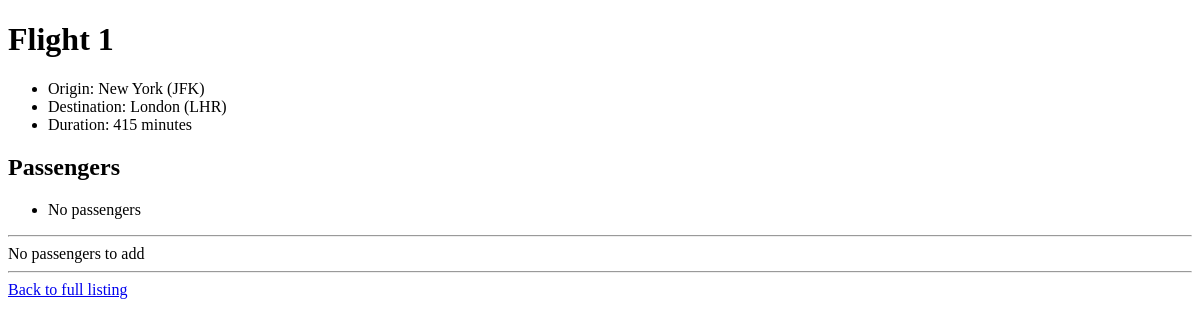
Before: /1 with the older database file.
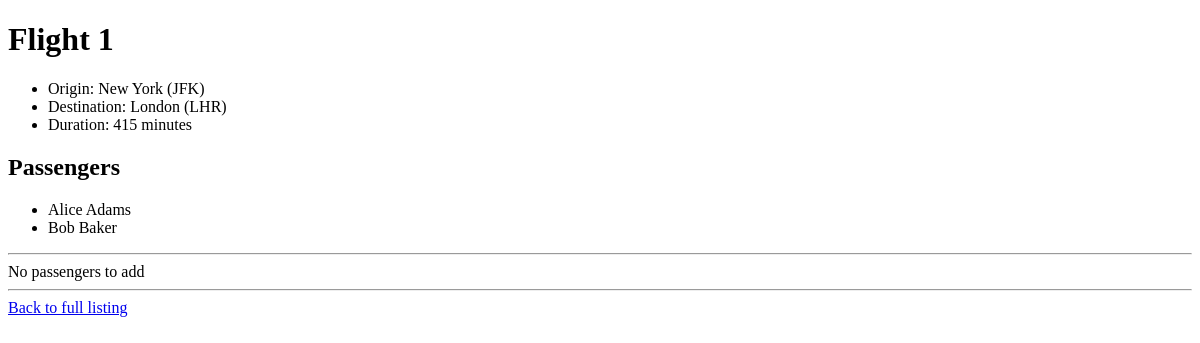
After: the same page with the newer database file.
### flights/models.py (models this page shows, shortened)
class Flight(models.Model):
    origin = models.ForeignKey(Airport, on_delete=models.CASCADE, related_name='departures')
    destination = models.ForeignKey(Airport, on_delete=models.CASCADE, related_name='arrivals')
    duration = models.IntegerField()

class Airport(models.Model):
    code= models.CharField(max_length=3)
    city = models.CharField(max_length=64)
    def __str__(self):
        return f'{self.city} ({self.code})'

class Passenger(models.Model):
    first = models.CharField(max_length=64)
    last = models.CharField(max_length=64)
    flights = models.ManyToManyField(Flight, blank=True, related_name='passengers')
    def __str__(self):
        return f'{self.first} {self.last}'

### flights/views.py (the view)
# urls.py: path('<int:flight_id>', views.flight, name='flight'),
def flight(request, flight_id):
    try:
        flight = Flight.objects.get(pk=flight_id)
    except Flight.DoesNotExist:
        raise Http404('Flight does not exist.')
    context = {
        'flight': flight,
        'passengers': flight.passengers.all(),
        'non_passengers': Passenger.objects.exclude(flights=flight).all()
    }
    return render(request, 'flights/flight.html', context)

### flights/templates/flights/flight.html (shortened to what this page needs)
{% extends 'flights/base.html' %}
{% block body %}
    <h1>Flight {{ flight.id }}</h1>
    <ul>
      <li>Origin: {{ flight.origin }}</li>
      <li>Destination: {{ flight.destination }}</li>
      <li>Duration: {{ flight.duration }} minutes</li>
    </ul>
    <h2>Passengers</h2>
    <ul>
      {% for passenger in passengers %}
        <li>
          {{ passenger }}
        </li>
      {% empty %}
        <li>No passengers</li>
      {% endfor %}
    </ul>
    <hr>
    {% if non_passengers %}
      <h2>Add a passenger</h2>
      <form action="{% url 'book' flight.id %}" method="post">
        {% csrf_token %}
        <select name="passenger">
          {% for passenger in non_passengers %}
            <option value="{{ passenger.id }}">{{ passenger }}</option>
          {% endfor %}
        </select>
        <input type="submit" value="Book flight">
      </form>
    {% else %}
      <div>No passengers to add</div>
    {% endif %}
    <hr>
    <a href="{% url 'index' %}">Back to full listing</a>
{% endblock %}

### flights/templates/flights/base.html (shortened to what this page needs)
<!DOCTYPE html>
<html lang="en" dir="ltr">
  <head>
  </head>
  <body>
    {% block body %}
    {% endblock %}
  </body>
</html>

Changed rows visible on the page:
added Passenger: first+last "Alice Adams"
added Passenger: first+last "Bob Baker"
Other visible differences:
text no longer shown: "No passengers"
